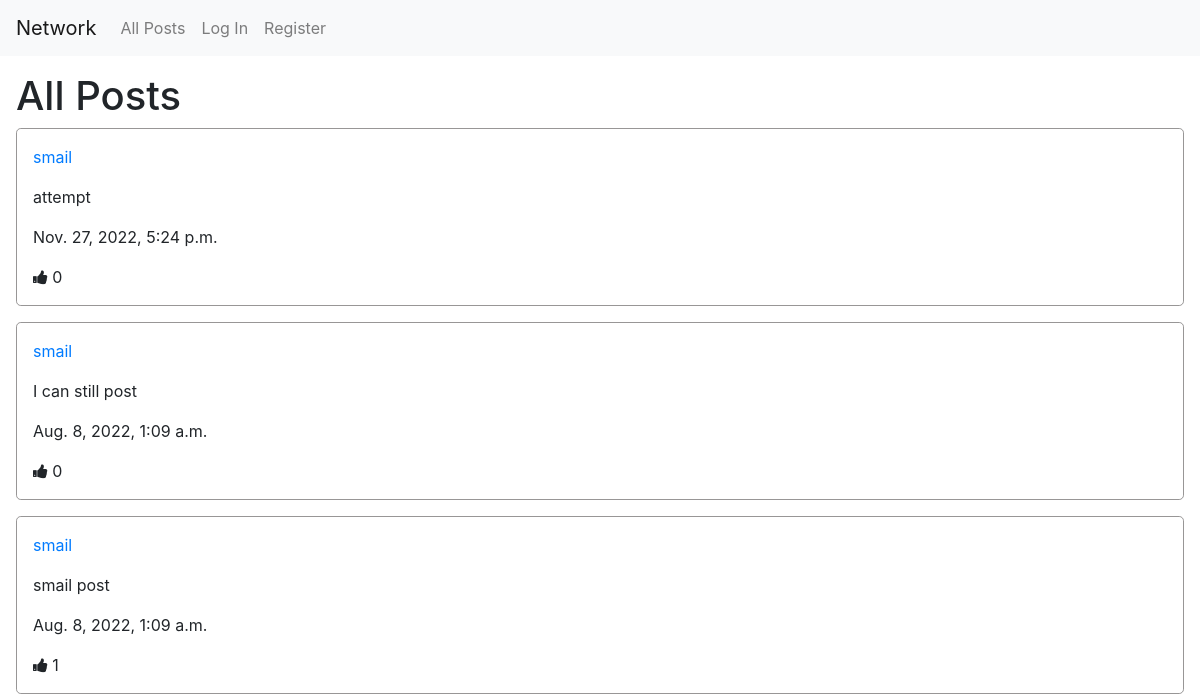
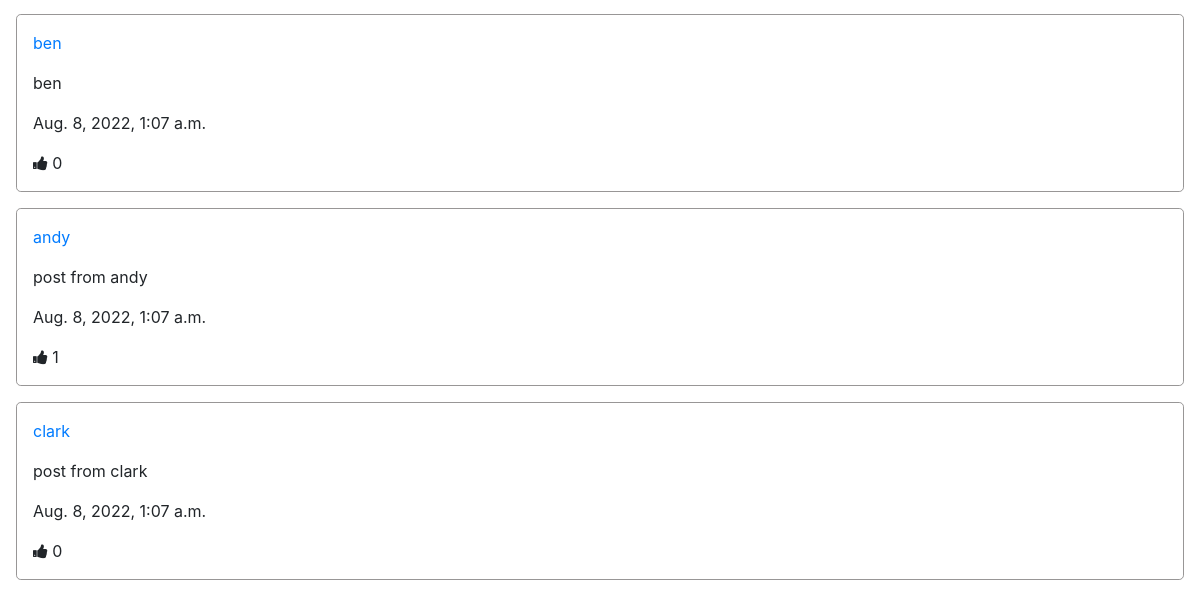
Before: /?page=2 with the older database file (2 pictures, top to bottom).
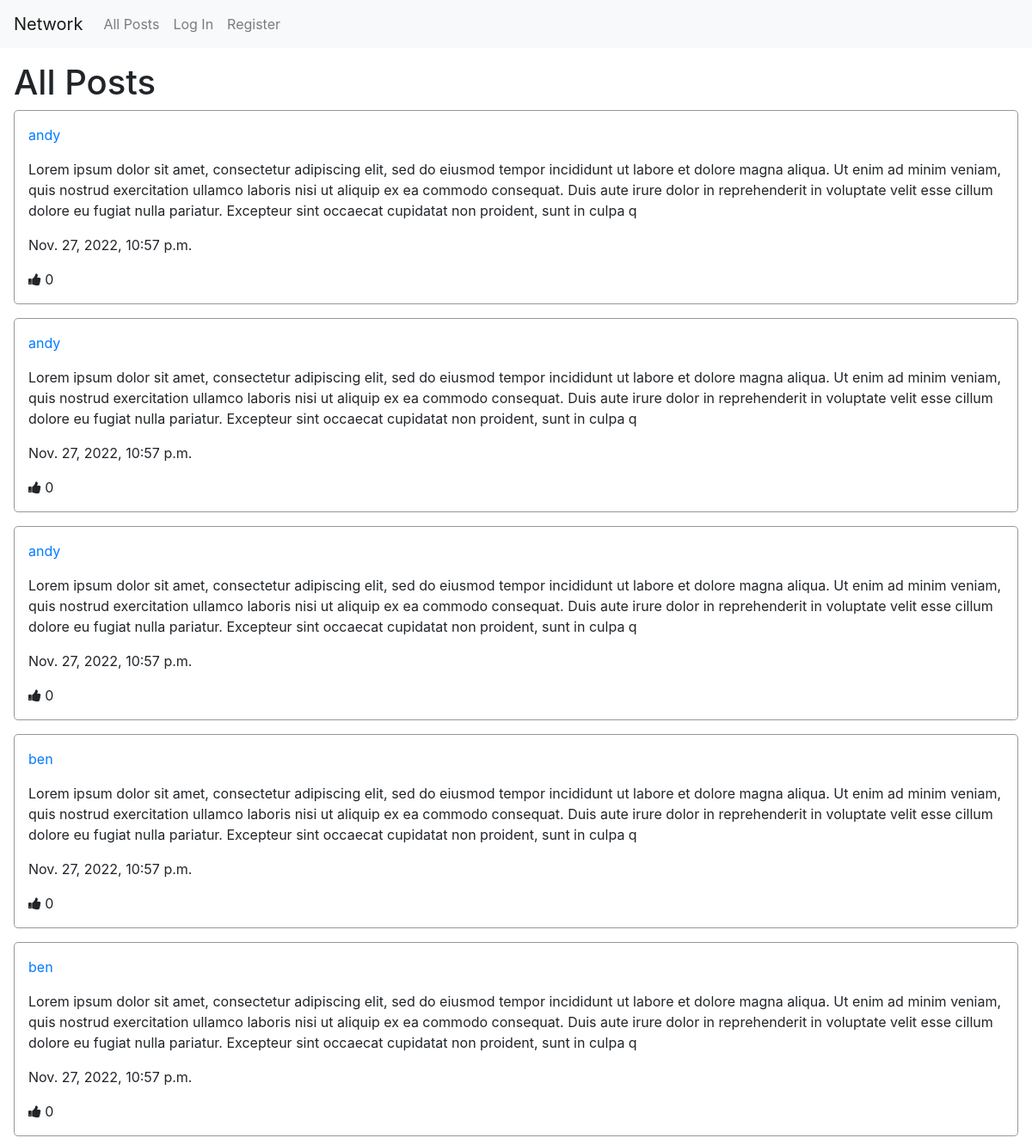
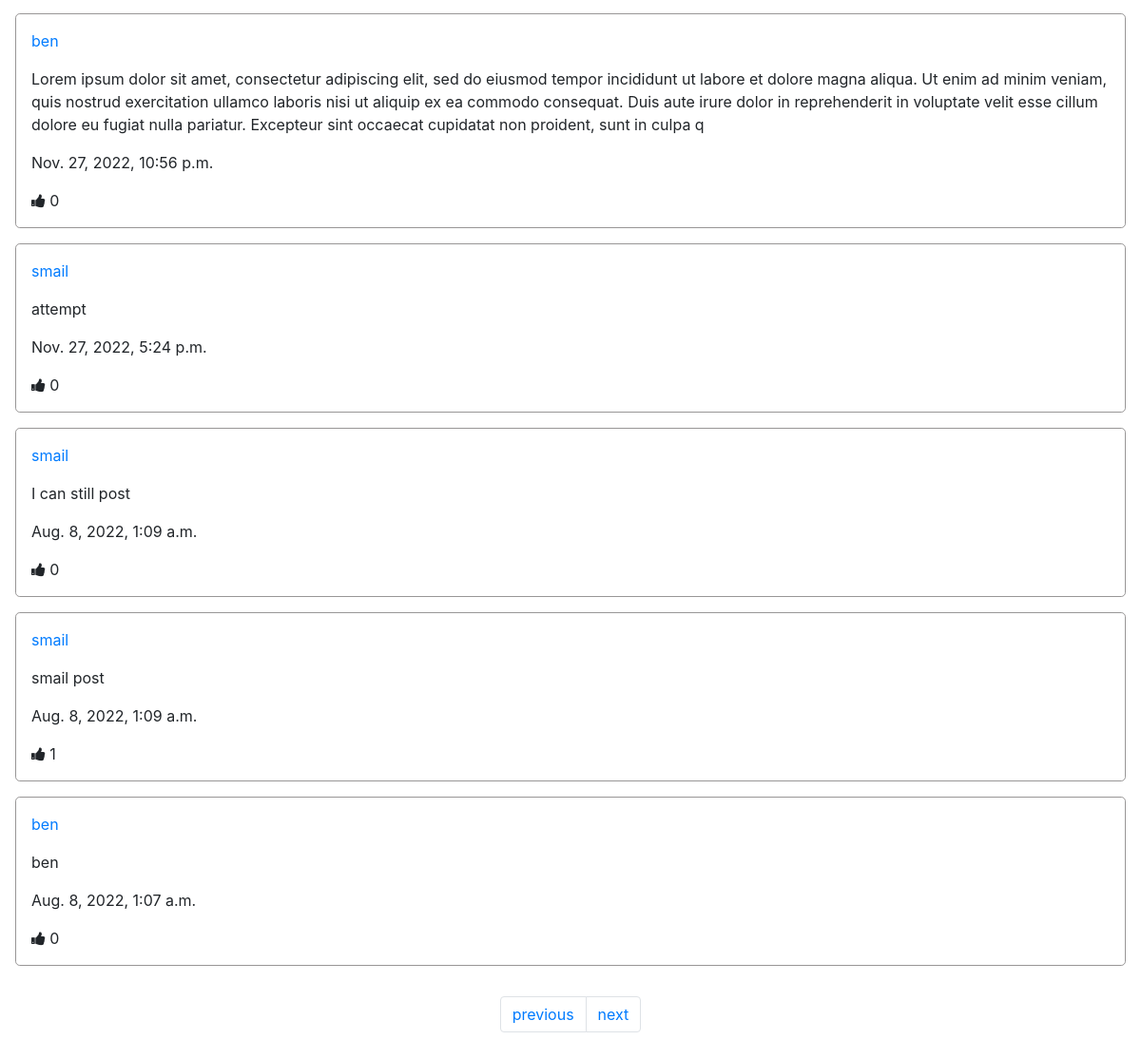
After: the same page with the newer database file (2 pictures, top to bottom).
### network/models.py (models this page shows, shortened)
class Post(models.Model):
    user = models.ForeignKey("User", on_delete=models.CASCADE)
    content = models.TextField(blank=False)
    timestamp = models.DateTimeField(auto_now_add=True)
    def get_likes(self):
        return self.likes.all()
    def get_users_that_liked(self):
        users = []
        likes = self.likes.all()
        for like in list(likes):
            users.append(like.user)
        return users

class User(AbstractUser):
    pass

class Like(models.Model):
    user = models.ForeignKey("User", on_delete=models.CASCADE)
    post = models.ForeignKey("Post", on_delete=models.CASCADE, related_name="likes")

### network/views.py (the view, shortened to what this page needs)
# urls.py: path("", views.index_view, name="index"),
def index_view(request):
    posts = Post.objects.all().order_by('-timestamp')
    paginator = Paginator(posts, 10) # Show 10 posts per page
    page_number = request.GET.get('page')
    page_obj = paginator.get_page(page_number)
    context = {'posts' : posts, 'page_obj' : page_obj}
    return render(request, 'network/index.html', context)

### network/templates/network/index.html (shortened to what this page needs)
{% extends "network/layout.html" %}
{% load static %}
{% block page_title %}
    <h1>All Posts</h1>
{% endblock page_title %}

### network/templates/network/layout.html (shortened to what this page needs)
{% load static %}
<!DOCTYPE html>
<html lang="en">
    <head>
        <link rel="stylesheet" href="https://cdnjs.cloudflare.com/ajax/libs/font-awesome/4.7.0/css/font-awesome.min.css">
        <link rel="stylesheet" href="https://stackpath.bootstrapcdn.com/bootstrap/4.4.1/css/bootstrap.min.css">
        <link href="{% static 'network/styles.css' %}" rel="stylesheet">
    </head>
    <body>
        <nav class="navbar navbar-expand-lg navbar-light bg-light">
            <a class="navbar-brand" href="{% url 'index' %}">Network</a>
            <div>
              <ul class="navbar-nav mr-auto">
                <li class="nav-item">
                  <a class="nav-link" href="{% url 'index' %}">All Posts</a>
                </li>
                {% if user.is_authenticated %}
                    <li class="nav-item">
                        <a class="nav-link" href="{% url 'following' %}">Following</a>
                    </li>
                    <li class="nav-item">
                        <a class="nav-link" href="{% url 'logout' %}">Log Out</a>
                    </li>
                {% else %}
                    <li class="nav-item">
                        <a class="nav-link" href="{% url 'login' %}">Log In</a>
                    </li>
                    <li class="nav-item">
                        <a class="nav-link" href="{% url 'register' %}">Register</a>
                    </li>
                {% endif %}
              </ul>
            </div>
          </nav>
        <div class="body">
            {% block page_title %}{% endblock page_title %}
            {% block posts %}
                <div id="posts">
                    {% for post in page_obj %}
                        <div class="post-div" id="{{ post.id }}">
                            <p><a href="{% url 'profile' post.user %}">{{ post.user}}</a></p>
                            <p id="content">{{ post.content }}</p>
                            <p> {{ post.timestamp }}</p>
                            {% if user in post.get_users_that_liked %}
                                <div>
                                    <i id="like" data-liked="true" class="fa fa-thumbs-up fa-thumbs-down"></i>
                                    <span>{{ post.get_likes | length }}</span>
                                </div>
                            {% else %}
                                <div>
                                    <i id="like" data-liked="false" class="fa fa-thumbs-up"></i>
                                    <span>{{ post.get_likes | length }}</span>
                                </div>
                            {% endif %}
                        </div>
                    {% endfor %}
                </div>
            {% endblock posts %}
            {% block pagination %}
                <nav aria-label="Posts pages">
                    <ul class="pagination">
                        {% if page_obj.has_previous %}
                            <li class="page-item"><a class="page-link" href="?page={{ page_obj.previous_page_number }}">previous</a></li>
                        {% endif %}
                        {% if page_obj.has_next %}
                            <li class="page-item"><a class="page-link" href="?page={{ page_obj.next_page_number }}">next</a></li>
                        {% endif %}
                    </ul>
                </nav>
            {% endblock pagination %}
        </div>
    </body>
</html>

Changed rows visible on the page:
no longer on this page (row unchanged): Post: user "andy", content "post from andy", timestamp "Aug. 8, 2022, 1:07 a.m.", get_likes|length "1"
no longer on this page (row unchanged): Post: user "clark", content "post from clark", timestamp "Aug. 8, 2022, 1:07 a.m.", get_likes|length "0"
added Post: user "andy", content "Lorem ipsum dolor sit amet, consectetur adipiscing elit, sed do eiusmod tempor incididunt ut labore et dolore magna aliqua. Ut enim ad minim veniam, quis nostrud exercitation ullamco laboris nisi ut aliquip ex ea commodo consequat. Duis aute irure dolor in reprehenderit in voluptate velit esse cillum dolore eu fugiat nulla pariatur. Excepteur sint occaecat cupidatat non proident, sunt in culpa q", timestamp "Nov. 27, 2022, 10:57 p.m.", get_likes|length "0"
added Post: user "andy", content "Lorem ipsum dolor sit amet, consectetur adipiscing elit, sed do eiusmod tempor incididunt ut labore et dolore magna aliqua. Ut enim ad minim veniam, quis nostrud exercitation ullamco laboris nisi ut aliquip ex ea commodo consequat. Duis aute irure dolor in reprehenderit in voluptate velit esse cillum dolore eu fugiat nulla pariatur. Excepteur sint occaecat cupidatat non proident, sunt in culpa q", timestamp "Nov. 27, 2022, 10:57 p.m.", get_likes|length "0"
added Post: user "andy", content "Lorem ipsum dolor sit amet, consectetur adipiscing elit, sed do eiusmod tempor incididunt ut labore et dolore magna aliqua. Ut enim ad minim veniam, quis nostrud exercitation ullamco laboris nisi ut aliquip ex ea commodo consequat. Duis aute irure dolor in reprehenderit in voluptate velit esse cillum dolore eu fugiat nulla pariatur. Excepteur sint occaecat cupidatat non proident, sunt in culpa q", timestamp "Nov. 27, 2022, 10:57 p.m.", get_likes|length "0"
added Post: user "ben", content "Lorem ipsum dolor sit amet, consectetur adipiscing elit, sed do eiusmod tempor incididunt ut labore et dolore magna aliqua. Ut enim ad minim veniam, quis nostrud exercitation ullamco laboris nisi ut aliquip ex ea commodo consequat. Duis aute irure dolor in reprehenderit in voluptate velit esse cillum dolore eu fugiat nulla pariatur. Excepteur sint occaecat cupidatat non proident, sunt in culpa q", timestamp "Nov. 27, 2022, 10:57 p.m.", get_likes|length "0"
added Post: user "ben", content "Lorem ipsum dolor sit amet, consectetur adipiscing elit, sed do eiusmod tempor incididunt ut labore et dolore magna aliqua. Ut enim ad minim veniam, quis nostrud exercitation ullamco laboris nisi ut aliquip ex ea commodo consequat. Duis aute irure dolor in reprehenderit in voluptate velit esse cillum dolore eu fugiat nulla pariatur. Excepteur sint occaecat cupidatat non proident, sunt in culpa q", timestamp "Nov. 27, 2022, 10:57 p.m.", get_likes|length "0"
added Post: user "ben", content "Lorem ipsum dolor sit amet, consectetur adipiscing elit, sed do eiusmod tempor incididunt ut labore et dolore magna aliqua. Ut enim ad minim veniam, quis nostrud exercitation ullamco laboris nisi ut aliquip ex ea commodo consequat. Duis aute irure dolor in reprehenderit in voluptate velit esse cillum dolore eu fugiat nulla pariatur. Excepteur sint occaecat cupidatat non proident, sunt in culpa q", timestamp "Nov. 27, 2022, 10:56 p.m.", get_likes|length "0"
Other visible differences:
text now shown: "previous next"
